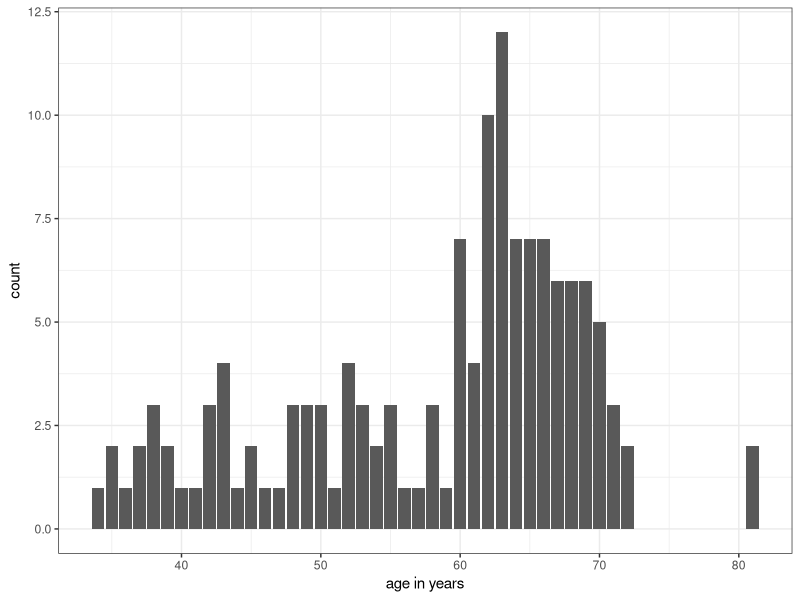
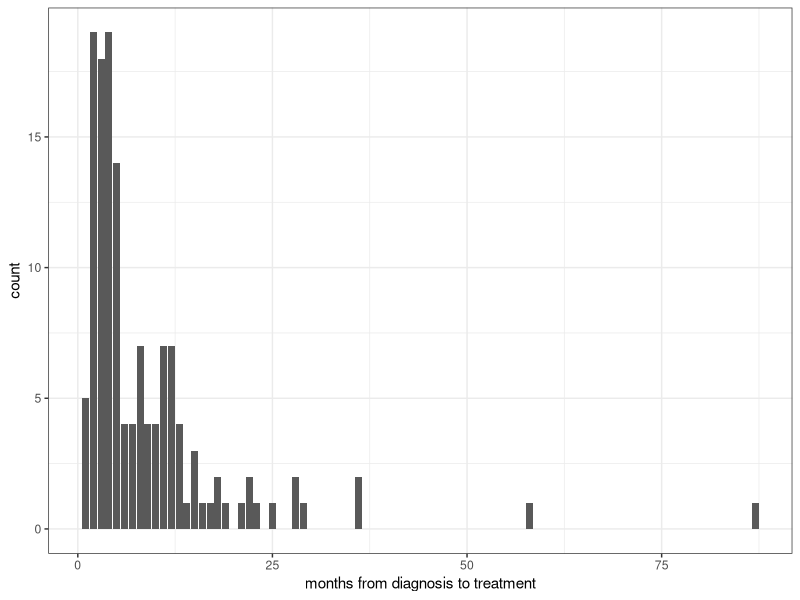
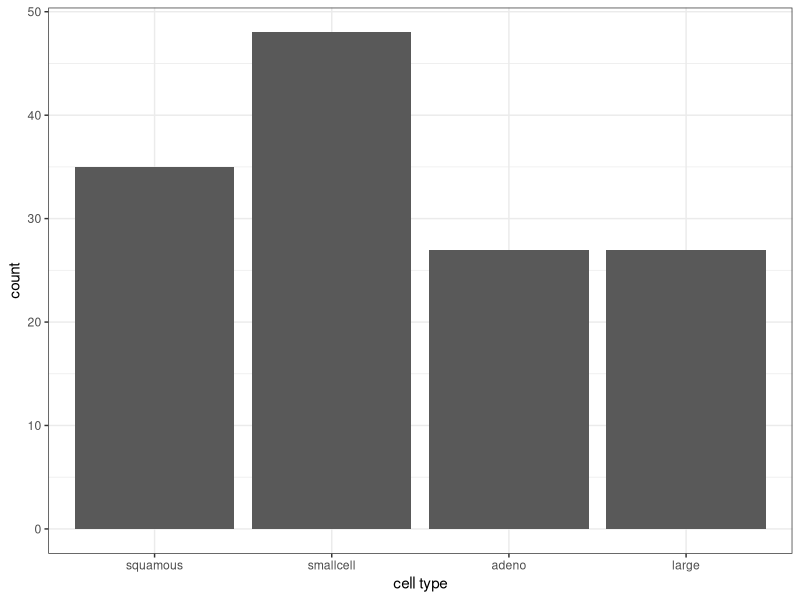
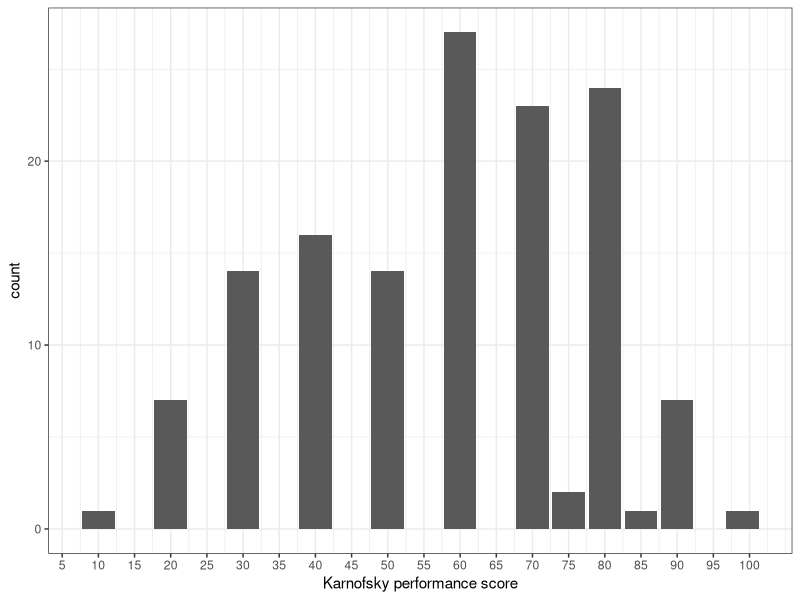
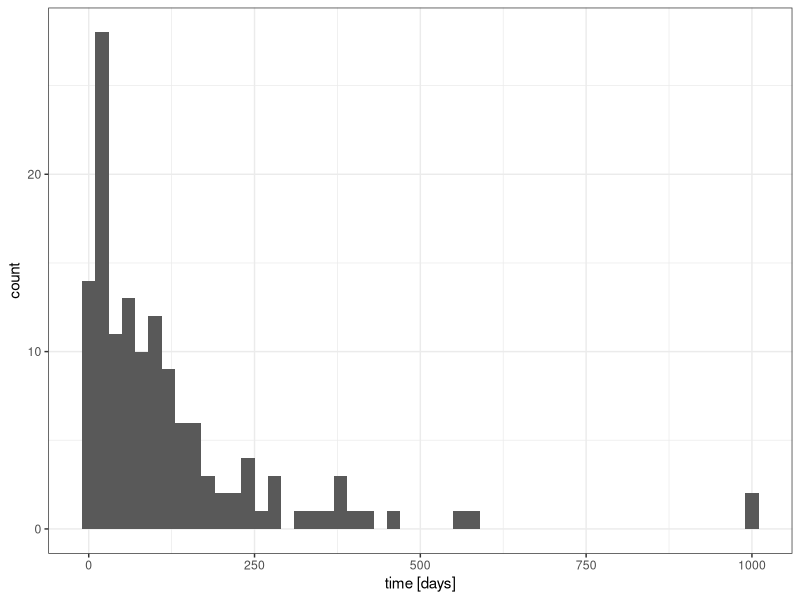
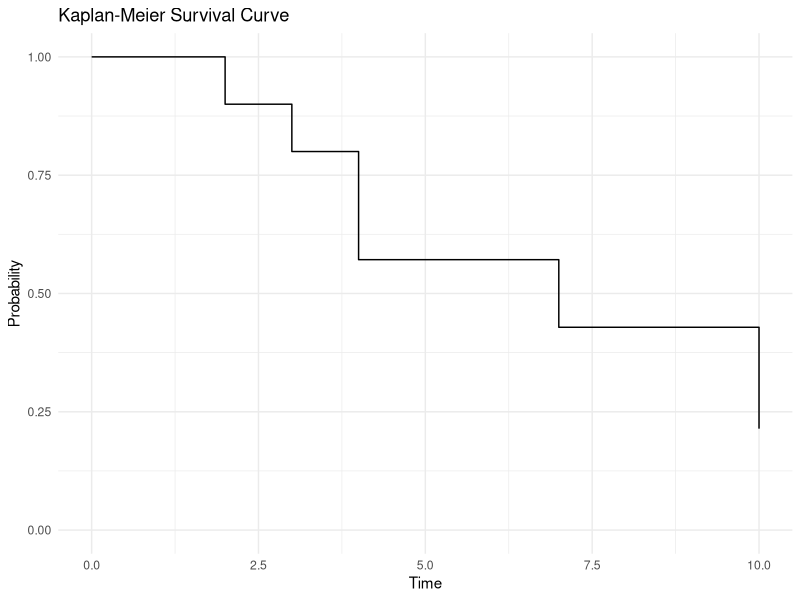

Write R code to recreate these figures, in order. (Note: this script raises an error after producing the figures.)
## ---- chunk 1
library(survival)
## ---- chunk 2
dat <- veteran
summary(veteran)
## ---- chunk 3
# preprocess: standard=0, test=1
dat$trt <- dat$trt - 1
treatment <- factor(dat$trt, levels=c(0,1), labels=c("standard", "test"))
table(treatment)
## ---- chunk 4
library(ggplot2)
ggplot(dat, aes(x=age)) + 
    geom_bar() + 
    xlab("age in years") +
    theme_bw()
## ---- chunk 5
ggplot(dat, aes(diagtime)) +
    geom_bar() + 
    xlab("months from diagnosis to treatment") +
    theme_bw()
## ---- chunk 6
ggplot(dat, aes(x=celltype)) + 
    geom_bar() + 
    xlab("cell type") + 
    theme_bw()
## ---- chunk 7
# preprocess, prior therapy 1=yes, 0=no
dat$prior <- dat$prior / 10
prior <- factor(dat$prior, levels=c(0,1), labels=c("no", "yes"))
table(prior)
## ---- chunk 8
ggplot(dat, aes(x=karno)) + 
    geom_bar() + 
    xlab("Karnofsky performance score") + 
    scale_x_continuous(breaks = seq(0, 100, by=5)) +
    theme_bw()
## ---- chunk 9
ggplot(dat, aes(x=time)) + 
    geom_histogram(binwidth=20) + 
    xlab("time [days]") + 
    theme_bw()
## ---- chunk 10
status <- factor(dat$status, levels=c(0, 1), labels = c("censored", "death"))
table(status)
## ---- chunk 11

time <- c(2, 3, 3, 4, 4, 6, 7, 8, 10, 10)
event <- c(1, 1, 0, 1, 1, 0, 1, 0, 0, 1)

KM_curve <- function(time, event) {
  df <- data.frame(time = time, event = event)
  curve <- data.frame(time = c(0, unique(time)), proba = c(NA))

  S <- 1

  for (i in seq_along(curve$time)) {

    t <- curve$time[i]
    
    d <- sum(df[df$time == t,]$event)
    n <- nrow(df[df$time >= t,])

    S <- S * (1 - d/n)
    curve[i, "proba"] <- S    
  }

  return(curve)
}

curve <- KM_curve(time, event)
## ---- chunk 12

plot_survival_curve <- function(curve) {
  ggplot(curve, aes(x = time, y = proba)) +
    geom_step() +
    ylim(0, 1) +
    theme_minimal() +
    labs(x = "Time", y = "Probability", title = "Kaplan-Meier Survival Curve")
}

plot_survival_curve(curve)
## ---- chunk 13

dat <- dat[order(dat$week),]
rossi_curve <- KM_curve(dat$week, dat$arrest)

plot_survival_curve(rossi_curve)
## ---- chunk 14
library('stats')

time <- c(2, 3, 3, 4, 4, 6, 7, 8, 10, 10)
event <- c(1, 1, 0, 1, 1, 0, 1, 0, 0, 1)

moving_average <- function(x, n) {
  filter <- rep(1/n, n)
  stats::filter(x, filter, sides = 1, circular = F)
}

hazard_rate_curve <- function(time, event, filter_size) {
  df <- data.frame(time = time, event = event)
  curve <- data.frame(time = c(0, unique(time)), rate = c(NA))

  h <- 0

  for (i in seq_along(curve$time)) {

    t <- curve$time[i]
    
    d <- sum(df[df$time == t,]$event)
    n <- nrow(df[df$time >= t,])

    curve[i, "rate"] <- d/n
  }

  ma <- moving_average(curve$rate, filter_size)
  padding_size <- filter_size - 1
  padded_ma <- c(curve$rate[1:(padding_size)], ma[filter_size:length(curve$rate)])

  curve$rate <- padded_ma
  return(curve)
}

hazard_curve <- hazard_rate_curve(time, event, 3)
## ---- chunk 15

plot_hazard_curve <- function(curve) {
  ggplot(curve, aes(x = time, y = rate)) +
    geom_step() +
    theme_minimal() +
    labs(x = "Time", y = "Hazard Rate", title = "Hazard Rate Curve")
}

plot_hazard_curve(hazard_curve)
## ---- chunk 16

dat <- dat[order(dat$week),]
rossi_hazard_curve <- hazard_rate_curve(dat$week, dat$arrest, 7)

plot_hazard_curve(rossi_hazard_curve)
